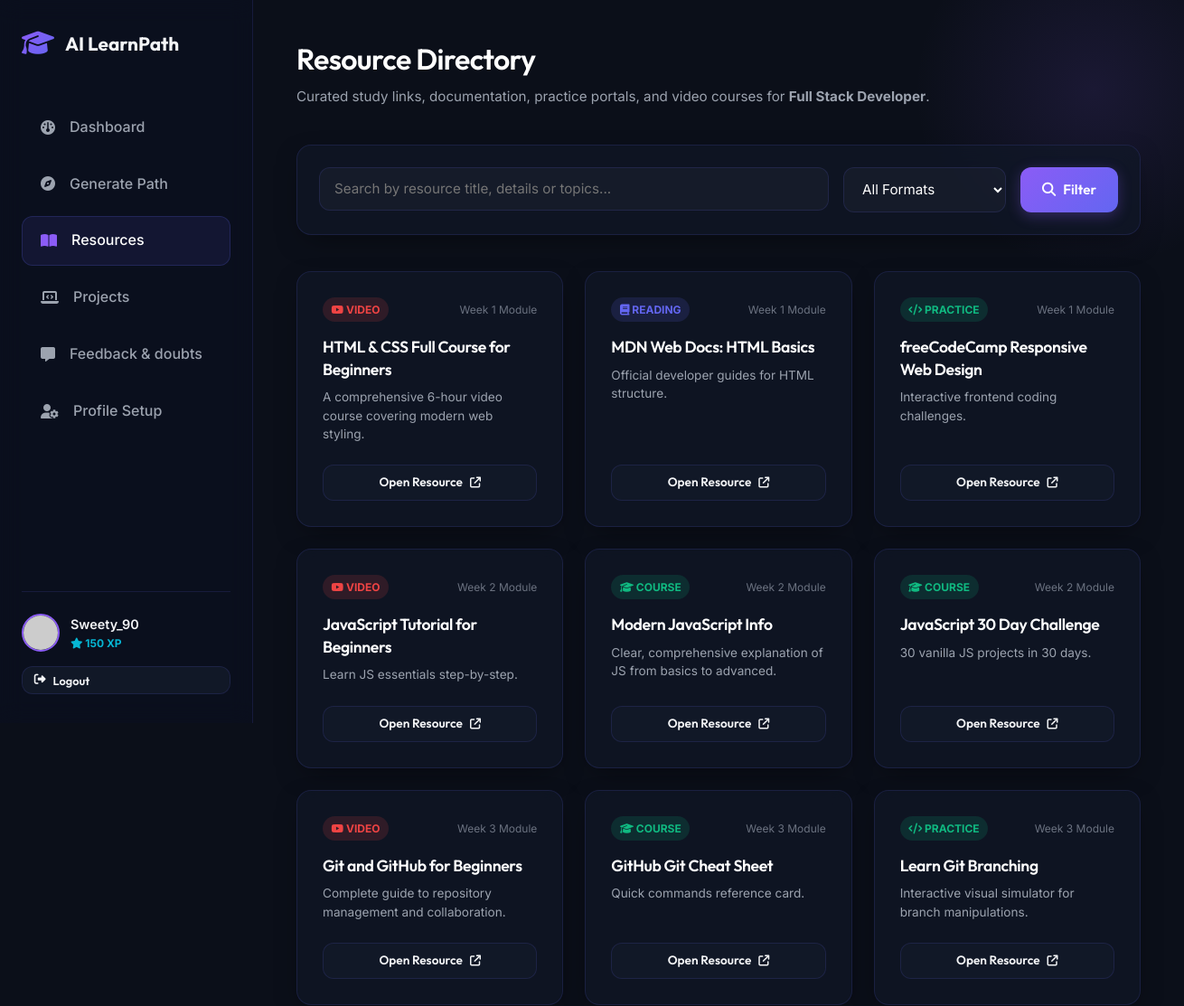
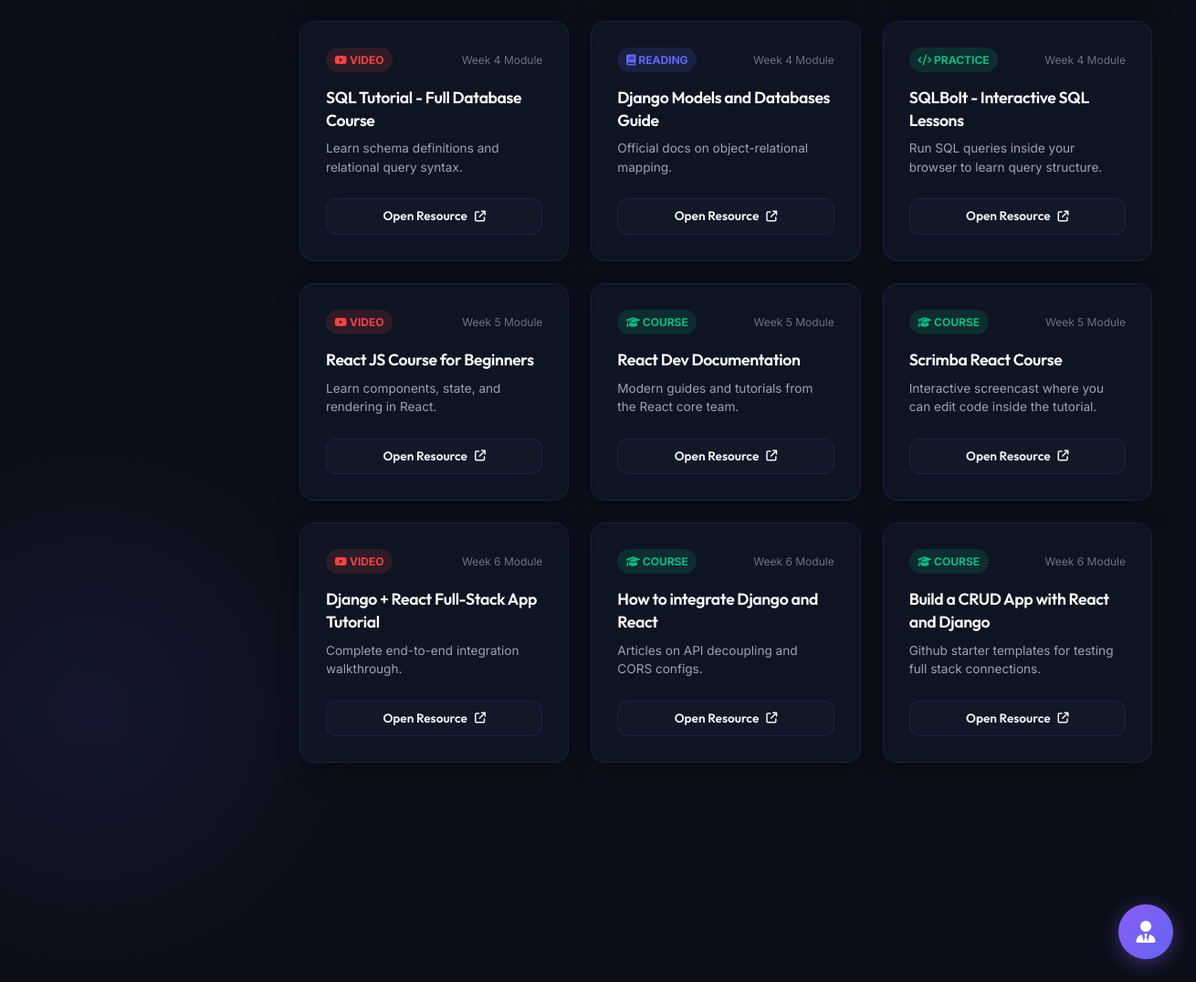
/resources/ (signed in), run on the app's committed database (2 pictures, top to bottom).
### students/models.py (models this page shows, shortened)
class StudentProfile(models.Model):
    user = models.OneToOneField(User, on_delete=models.CASCADE, related_name='profile')
    full_name = models.CharField(max_length=100, blank=True)
    education_level = models.CharField(max_length=100, blank=True)
    skills = models.ManyToManyField(Skill, blank=True, related_name='students')
    interests = models.TextField(blank=True)
    career_target = models.CharField(max_length=100, blank=True)
    study_hours_per_day = models.DecimalField(max_digits=4, decimal_places=1, default=2.0)
    experience_level = models.CharField(
        max_length=50,
        choices=[('Beginner', 'Beginner'), ('Intermediate', 'Intermediate'), ('Advanced', 'Advanced')],
        default='Beginner'
    )
    learning_style = models.CharField(
        max_length=50,
        choices=[('Video', 'Video'), ('Reading', 'Reading'), ('Practice', 'Practice'), ('Mixed', 'Mixed')],
        default='Mixed'
    )
    streak = models.IntegerField(default=0)
    last_active_date = models.DateField(null=True, blank=True)
    points = models.IntegerField(default=0)
    avatar = models.CharField(max_length=50, default='default_avatar.png')

class LearningPath(models.Model):
    student = models.ForeignKey(StudentProfile, on_delete=models.CASCADE, related_name='learning_paths')
    title = models.CharField(max_length=200)
    career_target = models.CharField(max_length=100)
    duration_weeks = models.IntegerField(default=6)
    created_at = models.DateTimeField(auto_now_add=True)
    is_active = models.BooleanField(default=True)

class Recommendation(models.Model):
    TYPE_CHOICES = [
        ('Video', 'Video'),
        ('Reading', 'Reading'),
        ('Practice', 'Practice'),
        ('Course', 'Course'),
        ('Blog', 'Blog'),
    ]
    module = models.ForeignKey(Module, on_delete=models.CASCADE, related_name='recommendations')
    title = models.CharField(max_length=200)
    resource_type = models.CharField(max_length=50, choices=TYPE_CHOICES)
    url = models.URLField()
    description = models.TextField(blank=True)

class Module(models.Model):
    learning_path = models.ForeignKey(LearningPath, on_delete=models.CASCADE, related_name='modules')
    week_number = models.IntegerField()
    title = models.CharField(max_length=200)
    description = models.TextField()
    order = models.IntegerField(default=0)

### students/views.py (the view)
# urls.py: path('resources/', views.resources_view, name='resources'),
@login_required
def resources_view(request):
    profile = get_object_or_404(StudentProfile, user=request.user)
    active_path = LearningPath.objects.filter(student=profile, is_active=True).first()
    target = active_path.career_target if active_path else profile.career_target
    recommendations = Recommendation.objects.filter(
        module__learning_path__student=profile,
        module__learning_path__is_active=True
    ).distinct()
    query = request.GET.get('q', '')
    res_type = request.GET.get('type', '')
    if query:
        recommendations = recommendations.filter(
            Q(title__icontains=query) | Q(description__icontains=query)
        )
    if res_type:
        recommendations = recommendations.filter(resource_type=res_type)
    return render(request, 'students/resources.html', {
        'recommendations': recommendations,
        'query': query,
        'res_type': res_type,
        'career_target': target
    })

### templates/students/resources.html (shortened to what this page needs)
{% extends 'base.html' %}
{% load static %}
{% block content %}
<div class="page-header">
    <div>
        <h1 class="page-title">Resource Directory</h1>
        <p class="page-subtitle">Curated study links, documentation, practice portals, and video courses for <strong>{{ career_target }}</strong>.</p>
    </div>
</div>
<div class="glass-panel widget-card" style="padding: 1.5rem; margin-bottom: 2.5rem;">
    <form method="get" style="display: flex; gap: 1rem; flex-wrap: wrap;">
        <div style="flex-grow: 1; min-width: 250px;">
            <input type="text" name="q" value="{{ query }}" class="form-control" placeholder="Search by resource title, details or topics...">
        </div>
        <div style="width: 180px;">
            <select name="type" class="form-control">
                <option value="">All Formats</option>
            </select>
        </div>
        <button type="submit" class="btn btn-primary" style="padding: 0 1.5rem;">
            <i class="fa-solid fa-magnifying-glass"></i> Filter
        </button>
    </form>
</div>
<div style="display: grid; grid-template-columns: repeat(auto-fill, minmax(280px, 1fr)); gap: 1.5rem;">
    {% for res in recommendations %}
        <div class="glass-panel widget-card" style="display: flex; flex-direction: column; justify-content: space-between; border-color: rgba(99, 102, 241, 0.15);">
            <div>
                <div style="display: flex; justify-content: space-between; align-items: center; margin-bottom: 1rem;">
                    <span style="font-size: 0.75rem; font-weight: 700; padding: 0.25rem 0.6rem; border-radius: 30px; text-transform: uppercase;
                                 background: {% if res.resource_type == 'Video' %}rgba(239, 68, 68, 0.15); color: #ef4444;{% elif res.resource_type == 'Reading' %}rgba(99, 102, 241, 0.15); color: var(--accent-indigo);{% else %}rgba(16, 185, 129, 0.15); color: var(--success);{% endif %}">
                        {% if res.resource_type == 'Video' %}<i class="fa-brands fa-youtube"></i> Video
                        {% elif res.resource_type == 'Reading' %}<i class="fa-solid fa-book"></i> Reading
                        {% elif res.resource_type == 'Practice' %}<i class="fa-solid fa-code"></i> Practice
                        {% else %}<i class="fa-solid fa-graduation-cap"></i> Course{% endif %}
                    </span>
                    <span style="font-size: 0.75rem; color: var(--text-muted);">Week {{ res.module.week_number }} Module</span>
                </div>
                <h3 style="font-size: 1.1rem; margin-bottom: 0.5rem; line-height: 1.4; color: white;">{{ res.title }}</h3>
                <p style="color: var(--text-secondary); font-size: 0.85rem; margin-bottom: 1.5rem; line-height: 1.5;">
                    {{ res.description|default:"A curated study link corresponding to your personalized timeline lessons." }}
                </p>
            </div>
            <a href="{{ res.url }}" target="_blank" class="btn btn-secondary" style="width: 100%; justify-content: center; padding: 0.5rem; font-size: 0.85rem;">
                Open Resource <i class="fa-solid fa-arrow-up-right-from-square" style="font-size: 0.75rem;"></i>
            </a>
        </div>
    {% endfor %}
</div>
{% endblock %}

### templates/base.html (shortened to what this page needs)
{% load static %}
<!DOCTYPE html>
<html lang="en">
<head>
    <link rel="stylesheet" href="https://cdnjs.cloudflare.com/ajax/libs/font-awesome/6.4.0/css/all.min.css">
    <link rel="stylesheet" href="{% static 'css/styles.css' %}">
</head>
<body>
    <div class="app-container">
        {% if user.is_authenticated %}
        <aside class="sidebar">
            <div class="brand">
                <i class="fa-solid fa-graduation-cap brand-icon"></i>
                <span class="brand-name">AI LearnPath</span>
            </div>
            <nav class="nav-menu">
                <li class="nav-item {% if request.resolver_match.url_name == 'dashboard' %}active{% endif %}">
                    <a href="{% url 'dashboard' %}">
                        <i class="fa-solid fa-gauge"></i>
                        <span>Dashboard</span>
                    </a>
                </li>
                <li class="nav-item {% if request.resolver_match.url_name == 'generate_path' %}active{% endif %}">
                    <a href="{% url 'generate_path' %}">
                        <i class="fa-solid fa-compass"></i>
                        <span>Generate Path</span>
                    </a>
                </li>
                <li class="nav-item {% if request.resolver_match.url_name == 'resources' %}active{% endif %}">
                    <a href="{% url 'resources' %}">
                        <i class="fa-solid fa-book-open"></i>
                        <span>Resources</span>
                    </a>
                </li>
                <li class="nav-item {% if request.resolver_match.url_name == 'projects' %}active{% endif %}">
                    <a href="{% url 'projects' %}">
                        <i class="fa-solid fa-laptop-code"></i>
                        <span>Projects</span>
                    </a>
                </li>
                <li class="nav-item {% if request.resolver_match.url_name == 'feedback' %}active{% endif %}">
                    <a href="{% url 'feedback' %}">
                        <i class="fa-solid fa-message"></i>
                        <span>Feedback & doubts</span>
                    </a>
                </li>
                <li class="nav-item {% if request.resolver_match.url_name == 'profile' %}active{% endif %}">
                    <a href="{% url 'profile' %}">
                        <i class="fa-solid fa-user-gear"></i>
                        <span>Profile Setup</span>
                    </a>
                </li>
            </nav>
            <div class="sidebar-footer">
                <img src="{% if user.profile.avatar %}{% static 'images/' %}{{ user.profile.avatar }}{% else %}{% static 'images/default_avatar.png' %}{% endif %}"
                     class="user-avatar"
                     alt="Avatar"
                     onerror="this.src='https://api.dicebear.com/7.x/bottts/svg?seed={{ user.username }}'">
                <div class="user-info">
                    <div class="username">{{ user.username }}</div>
                    <div class="points-badge">
                        <i class="fa-solid fa-star"></i> <span class="student-points-val">{{ user.profile.points }}</span> XP
                    </div>
                </div>
            </div>
            <div style="margin-top: 1rem; text-align: center;">
                <form action="{% url 'logout' %}" method="post" style="display:inline;">
                    <button type="submit" class="btn btn-secondary" style="padding: 0.4rem 0.8rem; font-size: 0.8rem; width: 100%;">
                        <i class="fa-solid fa-right-from-bracket"></i> Logout
                    </button>
                </form>
            </div>
        </aside>
        {% endif %}
        <main class="main-content" style="{% if not user.is_authenticated %}margin-left: 0; width: 100%;{% endif %}">
            {% block content %}{% endblock %}
        </main>
    </div>
    {% if user.is_authenticated %}
    <div class="chat-trigger-btn">
        <i class="fa-solid fa-user-tie"></i>
    </div>
    {% endif %}
</body>
</html>

### data on the page
LearningPath: career_target "Full Stack Developer"
Recommendation: resource_type "Video" (drawn), module.week_number "1", title "HTML & CSS Full Course for Beginners", description "A comprehensive 6-hour video course covering modern web styling."
Recommendation: resource_type "Reading" (drawn), module.week_number "1", title "MDN Web Docs: HTML Basics", description "Official developer guides for HTML structure."
Recommendation: resource_type "Practice" (drawn), module.week_number "1", title "freeCodeCamp Responsive Web Design", description "Interactive frontend coding challenges."
Recommendation: resource_type "Video" (drawn), module.week_number "2", title "JavaScript Tutorial for Beginners", description "Learn JS essentials step-by-step."
Recommendation: resource_type "Course" (drawn), module.week_number "2", title "Modern JavaScript Info", description "Clear, comprehensive explanation of JS from basics to advanced."
Recommendation: resource_type "Course" (drawn), module.week_number "2", title "JavaScript 30 Day Challenge", description "30 vanilla JS projects in 30 days."
Recommendation: resource_type "Video" (drawn), module.week_number "3", title "Git and GitHub for Beginners", description "Complete guide to repository management and collaboration."
Recommendation: resource_type "Course" (drawn), module.week_number "3", title "GitHub Git Cheat Sheet", description "Quick commands reference card."
Recommendation: resource_type "Practice" (drawn), module.week_number "3", title "Learn Git Branching", description "Interactive visual simulator for branch manipulations."
Recommendation: resource_type "Video" (drawn), module.week_number "4", title "SQL Tutorial - Full Database Course", description "Learn schema definitions and relational query syntax."
Recommendation: resource_type "Reading" (drawn), module.week_number "4", title "Django Models and Databases Guide", description "Official docs on object-relational mapping."
Recommendation: resource_type "Practice" (drawn), module.week_number "4", title "SQLBolt - Interactive SQL Lessons", description "Run SQL queries inside your browser to learn query structure."
Recommendation: resource_type "Video" (drawn), module.week_number "5", title "React JS Course for Beginners", description "Learn components, state, and rendering in React."
Recommendation: resource_type "Course" (drawn), module.week_number "5", title "React Dev Documentation", description "Modern guides and tutorials from the React core team."
Recommendation: resource_type "Course" (drawn), module.week_number "5", title "Scrimba React Course", description "Interactive screencast where you can edit code inside the tutorial."
Recommendation: resource_type "Video" (drawn), module.week_number "6", title "Django + React Full-Stack App Tutorial", description "Complete end-to-end integration walkthrough."
Recommendation: resource_type "Course" (drawn), module.week_number "6", title "How to integrate Django and React", description "Articles on API decoupling and CORS configs."
Recommendation: resource_type "Course" (drawn), module.week_number "6", title "Build a CRUD App with React and Django", description "Github starter templates for testing full stack connections."

### other printed values
{{ user.username }} "Sweety_90"
{{ user.profile.points }} "150"
